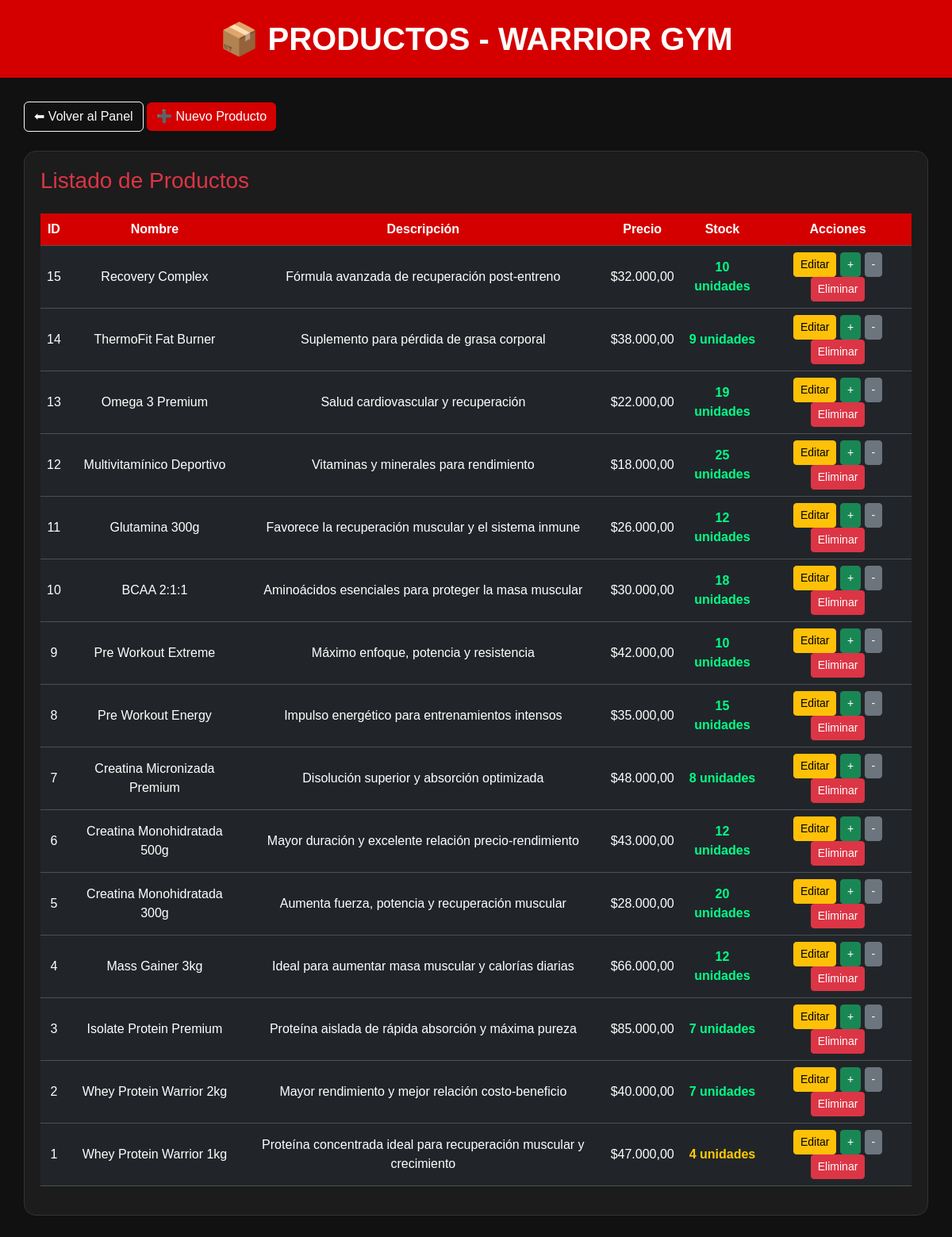
The app's page /admin/productos.php (signed in), older data.
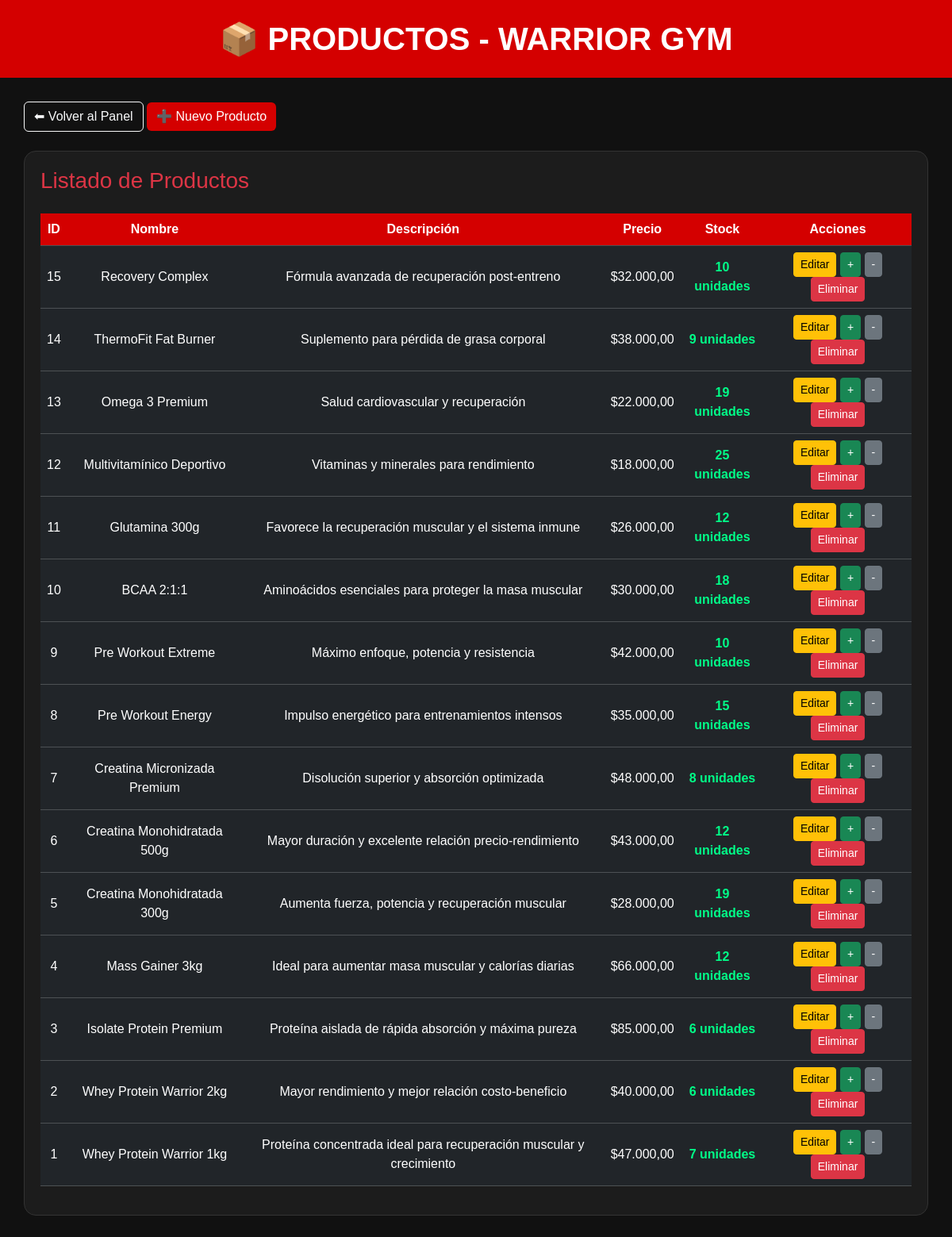
The same page, newer data.
### tables this page shows
CREATE TABLE `productos` (
  `id_producto` int(11) NOT NULL AUTO_INCREMENT,
  `nombre` varchar(100) NOT NULL,
  `descripcion` varchar(200) DEFAULT NULL,
  `precio` decimal(10,2) NOT NULL,
  `stock` int(11) NOT NULL,
  PRIMARY KEY (`id_producto`),
  UNIQUE KEY `nombre` (`nombre`),
  CONSTRAINT `CONSTRAINT_1` CHECK (`precio` > 0),
  CONSTRAINT `CONSTRAINT_2` CHECK (`stock` >= 0)
);

### admin/productos.php (the view, shortened to what this page needs)
<?php
include(__DIR__ . "/../php/conexion.php");
$sql = "SELECT * FROM productos ORDER BY id_producto DESC";
$resultado = mysqli_query($conexion, $sql);
function formatoPrecio($precio) {
    return "$" . number_format($precio, 2, ",", ".");
}
?>
<!DOCTYPE html>
<html lang="es">
<head>
<link href="https://cdn.jsdelivr.net/npm/bootstrap@5.3.7/dist/css/bootstrap.min.css" rel="stylesheet">
</head>
<body>
<div class="header">
    <h1>📦 PRODUCTOS - WARRIOR GYM</h1>
</div>
<div class="contenido">
    <div class="mb-4">
        <a href="dashboard.php" class="btn btn-outline-light">
            ⬅ Volver al Panel
        </a>
        <a href="nuevo_producto.php" class="btn btn-warrior">
            ➕ Nuevo Producto
        </a>
    </div>
    <div class="table-box">
        <h3 class="text-danger mb-4">Listado de Productos</h3>
        <?php if (mysqli_num_rows($resultado) > 0): ?>
            <div class="table-responsive">
                <table class="table table-dark table-hover text-center align-middle">
                    <thead>
                        <tr>
                            <th>ID</th>
                            <th>Nombre</th>
                            <th>Descripción</th>
                            <th>Precio</th>
                            <th>Stock</th>
                            <th>Acciones</th>
                        </tr>
                    </thead>
                    <tbody>
                        <?php while($fila = mysqli_fetch_assoc($resultado)): ?>
                            <tr>
                                <td><?= $fila['id_producto'] ?></td>
                                <td>
                                    <?= htmlspecialchars($fila['nombre']) ?>
                                </td>
                                <td>
                                    <?= !empty($fila['descripcion']) ? htmlspecialchars($fila['descripcion']) : '-' ?>
                                </td>
                                <td>
                                    <?= formatoPrecio($fila['precio']) ?>
                                </td>
                                <td>
                                    <?php if ($fila['stock'] <= 0): ?>
                                        <span class="stock-cero">Sin stock</span>
                                    <?php elseif ($fila['stock'] <= 5): ?>
                                        <span class="stock-bajo"><?= $fila['stock'] ?> unidades</span>
                                    <?php else: ?>
                                        <span class="stock-ok"><?= $fila['stock'] ?> unidades</span>
                                    <?php endif; ?>
                                </td>
                                <td>
                                    <a
                                        href="editar_producto.php?id=<?= $fila['id_producto'] ?>"
                                        class="btn btn-warning btn-sm">
                                        Editar
                                    </a>
                                    <a
                                        href="stock.php?id=<?= $fila['id_producto'] ?>&accion=sumar"
                                        class="btn btn-success btn-sm">
                                        +
                                    </a>
                                    <a
                                        href="stock.php?id=<?= $fila['id_producto'] ?>&accion=restar"
                                        class="btn btn-secondary btn-sm">
                                        -
                                    </a>
                                    <a
                                        href="eliminar_producto.php?id=<?= $fila['id_producto'] ?>"
                                        class="btn btn-danger btn-sm"
                                        onclick="return confirm('¿Seguro que querés eliminar este producto? Si ya tiene ventas, conviene no borrarlo.');">
                                        Eliminar
                                    </a>
                                </td>
                            </tr>
                        <?php endwhile; ?>
                    </tbody>
                </table>
            </div>
        <?php else: ?>
            <p class="text-secondary text-center">
                No hay productos registrados todavía.
            </p>
        <?php endif; ?>
    </div>
</div>
</body>
</html>

Row changes from the older to the newer data that the page shows:
changed productos "Creatina Monohidratada 300g": stock "20" → "19"
changed productos "Isolate Protein Premium": stock "7" → "6"
changed productos "Whey Protein Warrior 2kg": stock "7" → "6"
changed productos "Whey Protein Warrior 1kg": stock "4" → "7"
